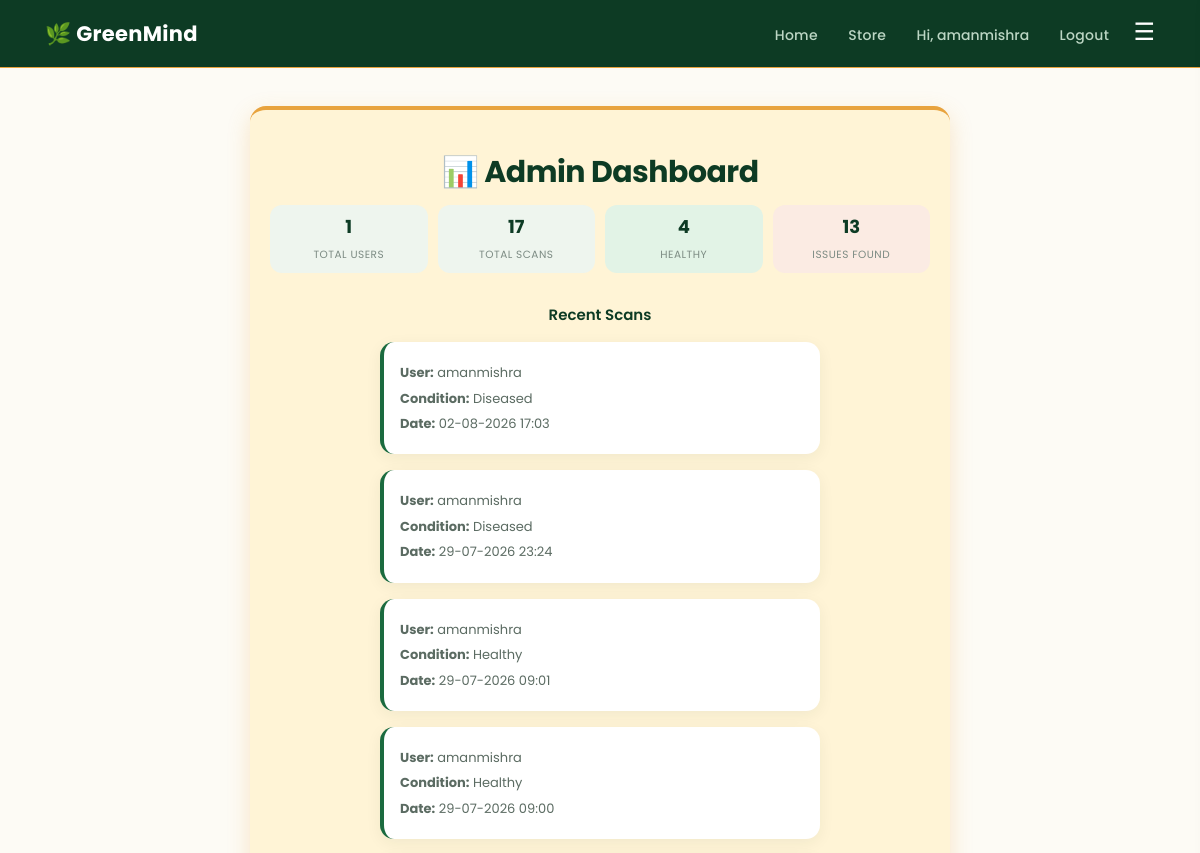
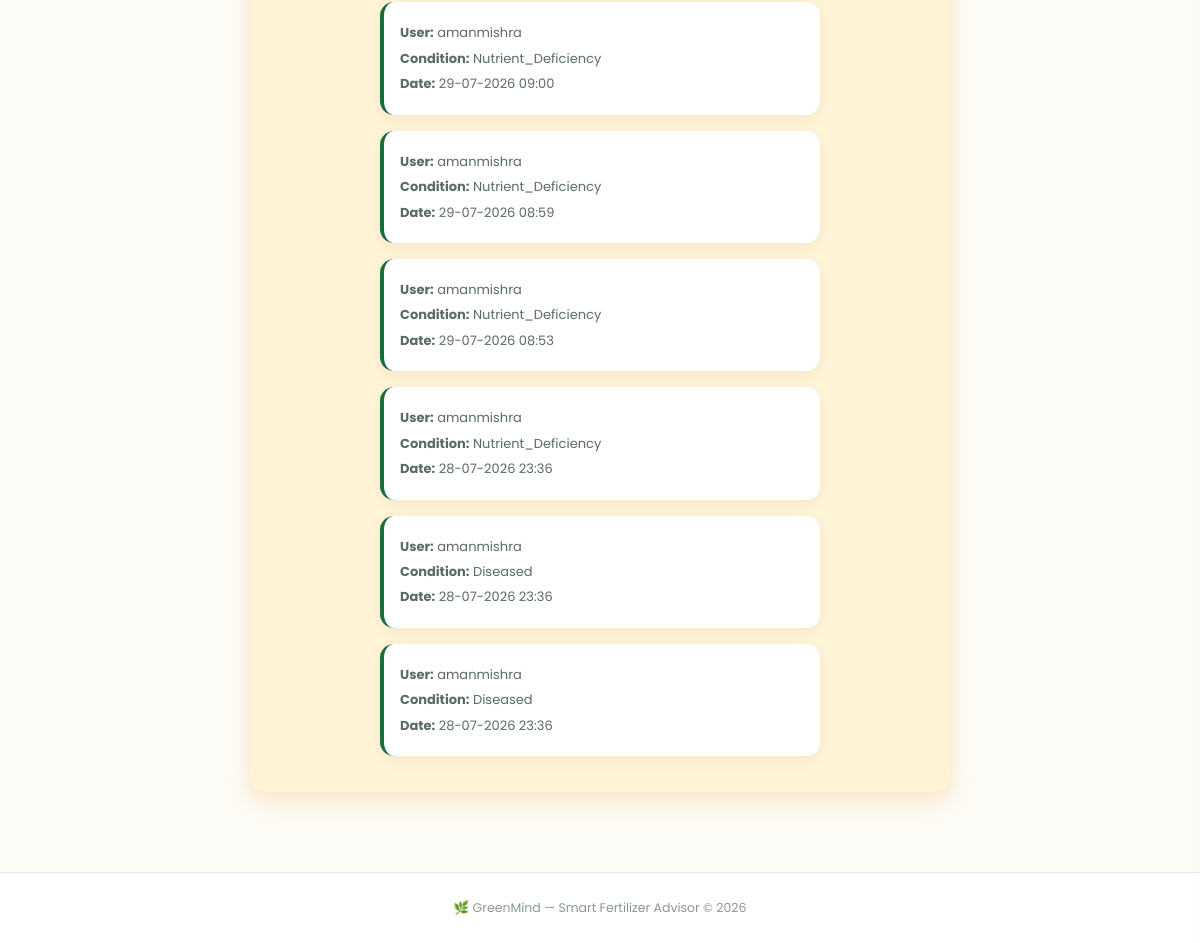
The page /admin (signed in) on the database as committed earlier (2 pictures, top to bottom).
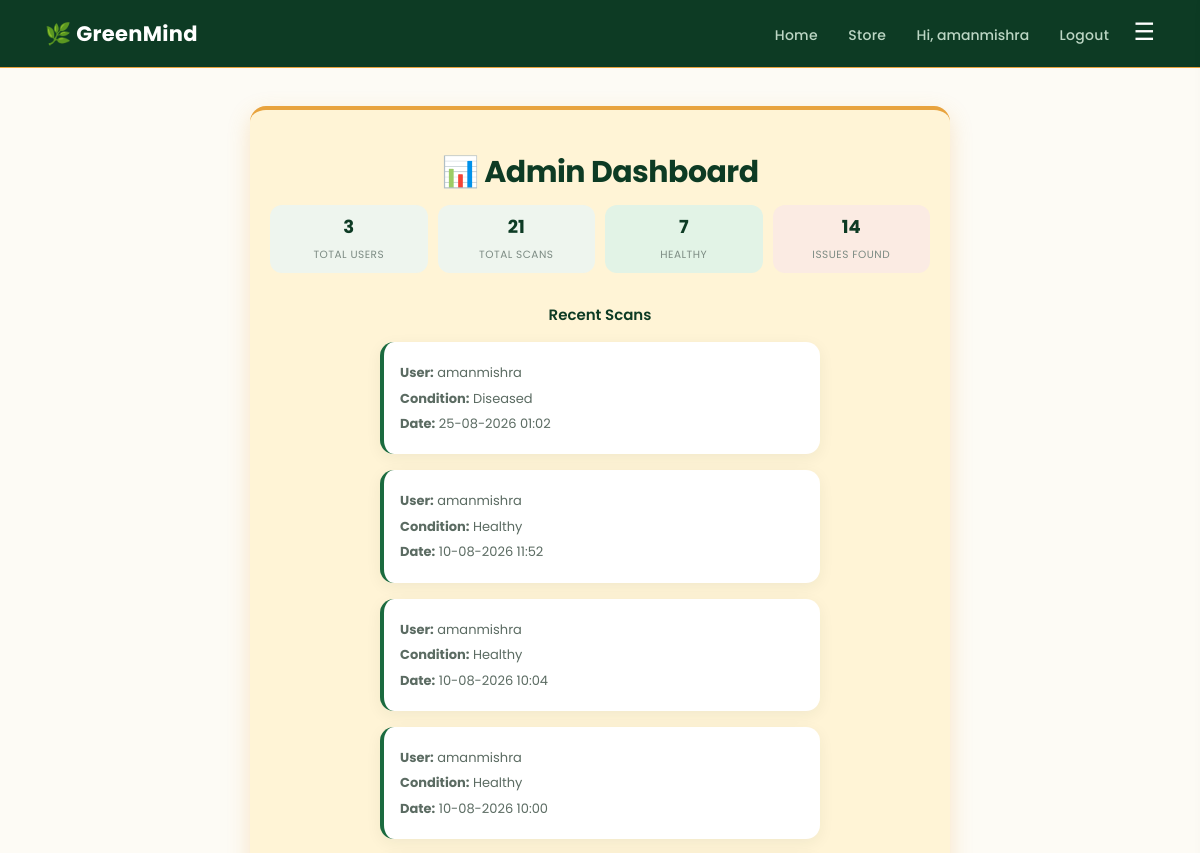
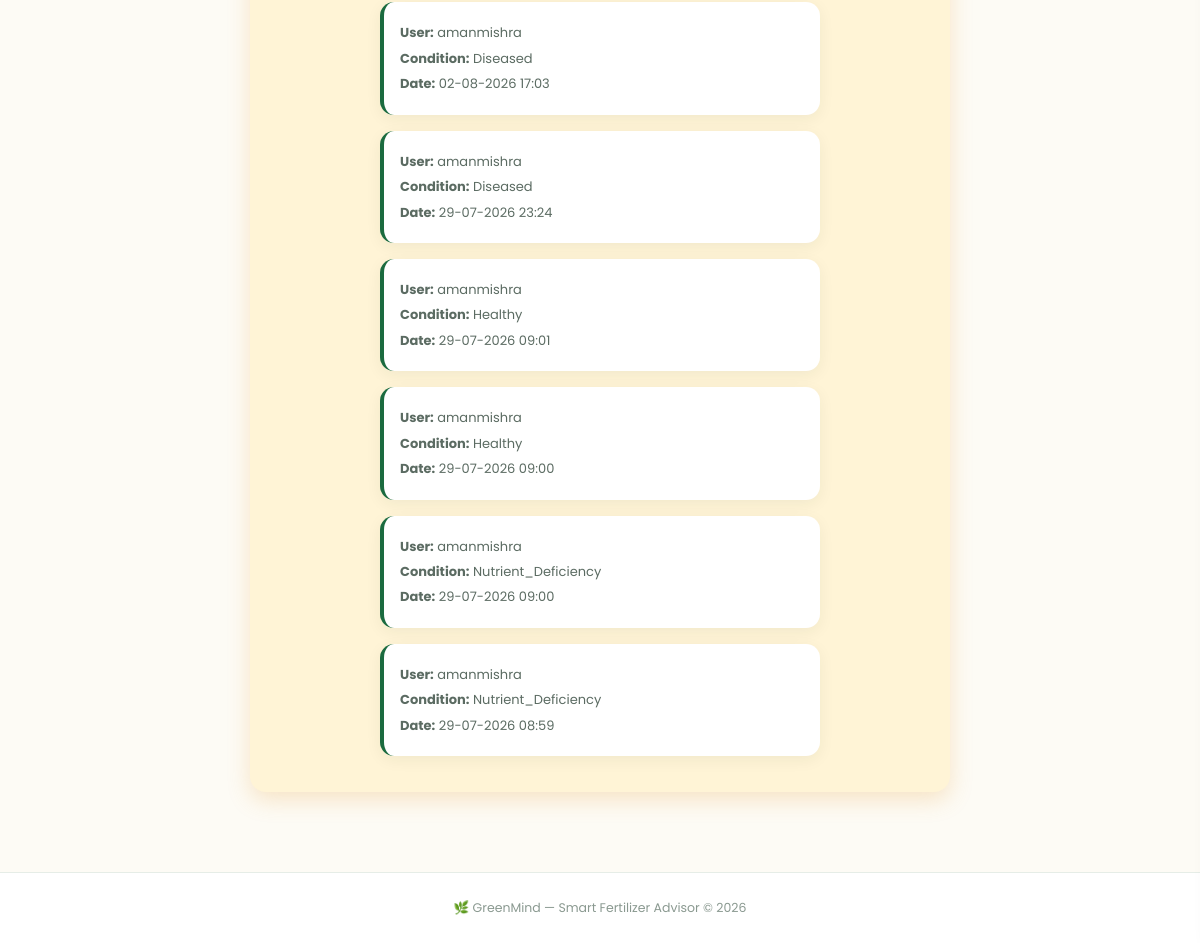
The same page on the database as committed later (2 pictures, top to bottom).
### tables this page shows
CREATE TABLE plant_history (
    id INTEGER PRIMARY KEY AUTOINCREMENT,
    username TEXT NOT NULL,
    filename TEXT NOT NULL,
    condition_detected TEXT NOT NULL,
    confidence REAL NOT NULL,
    upload_date TEXT NOT NULL
);

### app.py (the view)
@app.route("/admin")
def admin():
    if "username" not in session or session["username"] != "amanmishra":
        return redirect("/login")
    conn = sqlite3.connect("database.db")
    cursor = conn.cursor()
    cursor.execute("SELECT COUNT(*) FROM users")
    total_users = cursor.fetchone()[0]
    cursor.execute("SELECT COUNT(*) FROM plant_history")
    total_scans = cursor.fetchone()[0]
    cursor.execute("SELECT COUNT(*) FROM plant_history WHERE condition_detected = 'Healthy'")
    healthy_count = cursor.fetchone()[0]
    cursor.execute("SELECT COUNT(*) FROM plant_history WHERE condition_detected != 'Healthy'")
    issue_count = cursor.fetchone()[0]
    cursor.execute("SELECT username, filename, condition_detected, upload_date FROM plant_history ORDER BY id DESC LIMIT 10")
    recent_scans = cursor.fetchall()
    conn.close()
    return render_template(
        "admin.html",
        total_users=total_users,
        total_scans=total_scans,
        healthy_count=healthy_count,
        issue_count=issue_count,
        recent_scans=recent_scans
    )

### templates/admin.html
{% extends "base.html" %}
{% block content %}
<div class="quick-card" style="max-width:700px; margin:30px auto;">
    <h1>📊 Admin Dashboard</h1>
    <div class="stats-row">
        <div class="stat-box">
            <span class="stat-number">{{ total_users }}</span>
            <span class="stat-label">Total Users</span>
        </div>
        <div class="stat-box">
            <span class="stat-number">{{ total_scans }}</span>
            <span class="stat-label">Total Scans</span>
        </div>
        <div class="stat-box healthy">
            <span class="stat-number">{{ healthy_count }}</span>
            <span class="stat-label">Healthy</span>
        </div>
        <div class="stat-box issue">
            <span class="stat-number">{{ issue_count }}</span>
            <span class="stat-label">Issues Found</span>
        </div>
    </div>
    <h3 style="margin-top:30px;">Recent Scans</h3>
    {% for scan in recent_scans %}
    <div class="history-item">
        <div>
            <p><strong>User:</strong> {{ scan[0] }}</p>
            <p><strong>Condition:</strong> {{ scan[2] }}</p>
            <p><strong>Date:</strong> {{ scan[3] }}</p>
        </div>
    </div>
    {% endfor %}
</div>
{% endblock %}

Rows that differ between the two databases and show on the page:
no longer on this page (row unchanged): plant_history: username "amanmishra", condition_detected "Nutrient_Deficiency", upload_date "29-07-2026 08:53"
no longer on this page (row unchanged): plant_history: username "amanmishra", condition_detected "Nutrient_Deficiency", upload_date "28-07-2026 23:36"
no longer on this page (row unchanged): plant_history: username "amanmishra", condition_detected "Diseased", upload_date "28-07-2026 23:36"
no longer on this page (row unchanged): plant_history: username "amanmishra", condition_detected "Diseased", upload_date "28-07-2026 23:36"
added plant_history: username "amanmishra", condition_detected "Diseased", upload_date "25-08-2026 01:02"
added plant_history: username "amanmishra", condition_detected "Healthy", upload_date "10-08-2026 11:52"
added plant_history: username "amanmishra", condition_detected "Healthy", upload_date "10-08-2026 10:04"
added plant_history: username "amanmishra", condition_detected "Healthy", upload_date "10-08-2026 10:00"
Other text that changed with them:
{{ total_users }}: "1" → "3"
{{ total_scans }}: "17" → "21"
{{ healthy_count }}: "4" → "7"
{{ issue_count }}: "13" → "14"
